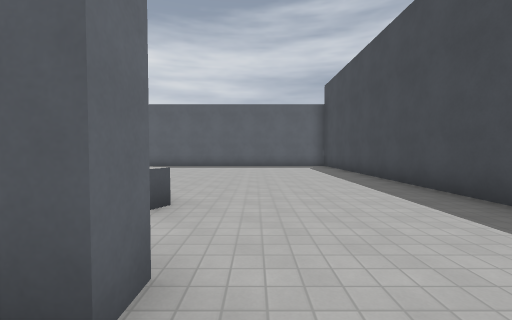
View 1 (above)

17 first-person views from a walk through a level from a Godot 3-D game. The camera is 1.4 m above the floor, tilts 2° down and sees 90° across. The floor is counted in squares, 2 m on a side. Each view is taken from the middle of a square. On the plan, view 1 faces up. The plan holds only what a view shows up to about 9 squares ahead; the rest is blank. Characters and animated objects are not drawn. Surface patterns are stand-ins for the level's own textures.

View 2
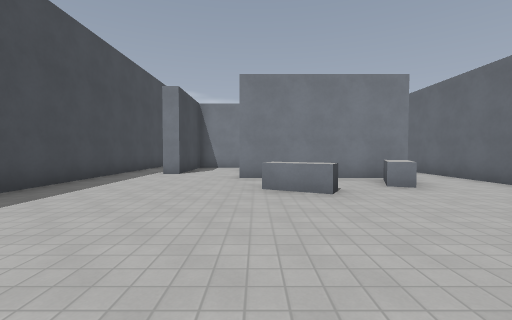

View 3
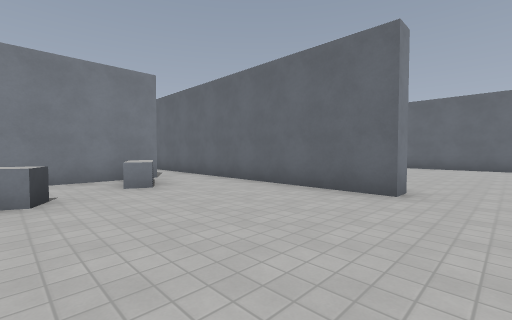

View 4
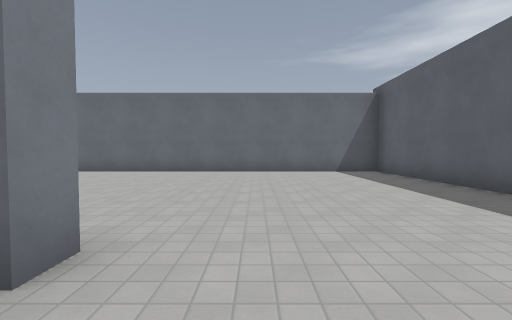

View 5
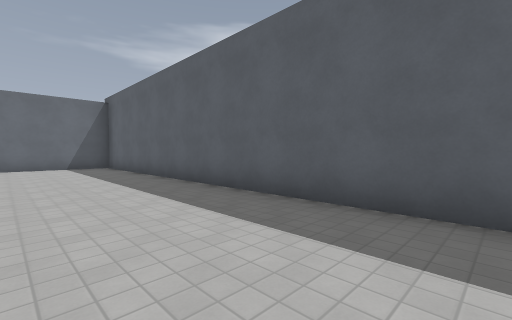

View 6
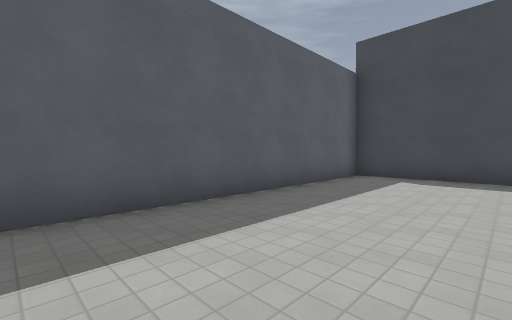

View 7
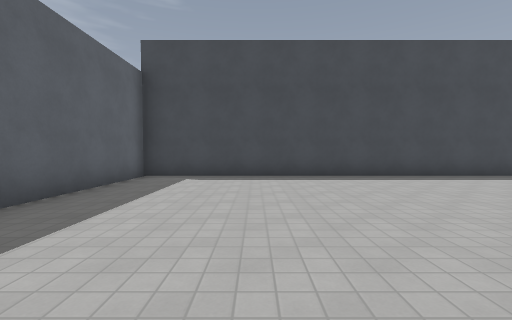

View 8
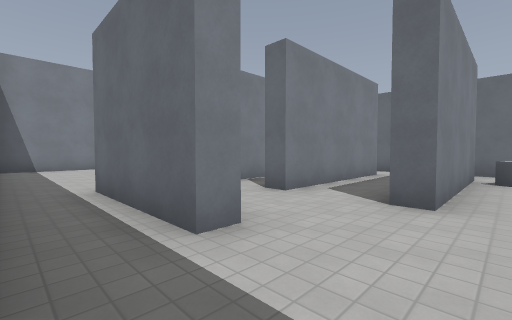

View 9
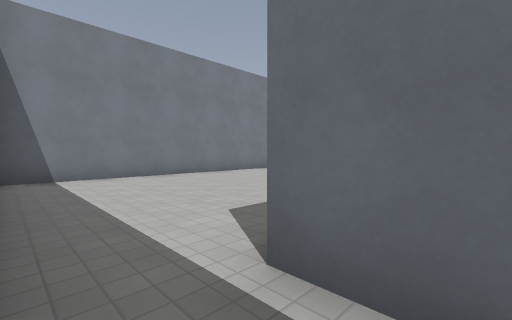

View 10
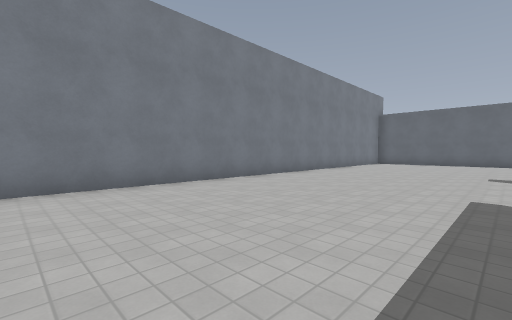

View 11
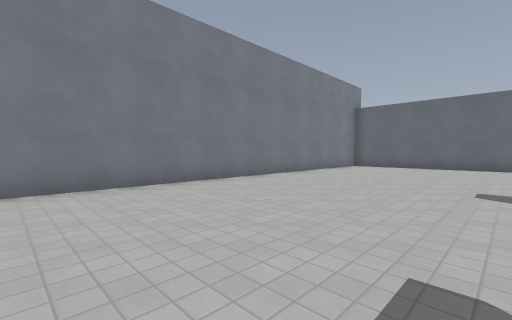

View 12
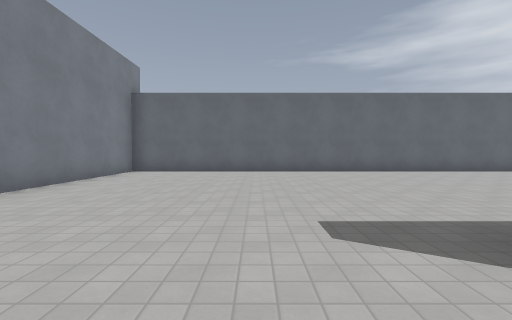

View 13
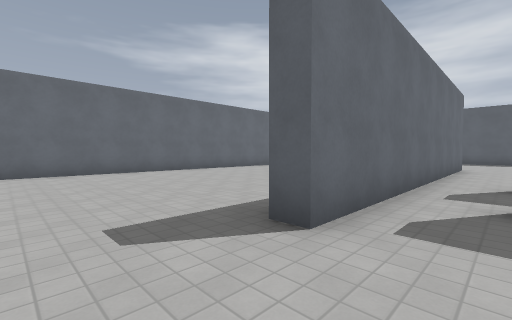

View 14
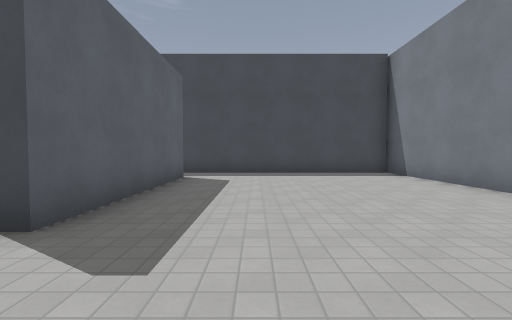

View 15
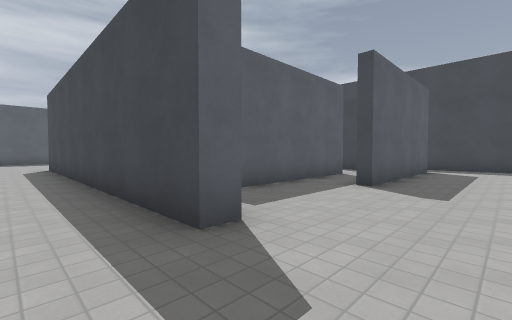

View 16
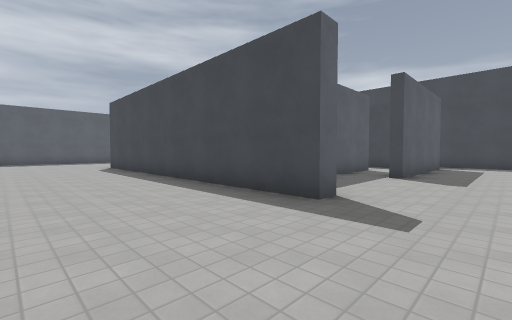

View 17
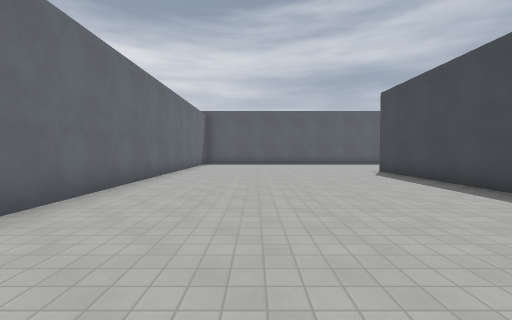

### Floor plan
Key: @ floor where view 1 was taken; # wall or solid block; . floor; = window, fence, low wall or low ledge; ^ raised ledge.
Columns run from 14 left of view 1 to 4 right of it. Each row starts with its distance up from view 1.
 13 ###################
 12 #.................#
 11 #.................#
 10 #.................#
  9 #.................#
  8 #.................#
  7 #.................#
  6 #......#..........#
  5 #......#..........#
  4 #......#....^.....#
  3 #......#..^.^=....#
  2 #......#..^.......#
  1 #......#..####....#
  0 #......#......@#..#
 -1 #......#..####.#..#
 -2 #......#.......#..#
 -3 #......#....####..#
 -4 #.................#
 -5 #.................#
 -6 #.................#
 -7 #.................#
 -8 #.................#
 -9 #.................#
-10 ###################

Positions as (right, up) in squares from view 1, and headings:
1: (0, 0), facing up
2: (-1, 8), facing down
3: (-2, 8), facing down-left
4: (-5, 8), facing left
5: (-2, 9), facing up-left
6: (-4, 9), facing up-right
7: (-4, 9), facing right
8: (3, 2), facing down-left
9: (3, -2), facing down-left
10: (1, -4), facing down-left
11: (-2, -4), facing down-left
12: (-5, -5), facing left
13: (-5, -5), facing up-left
14: (-5, -5), facing right
15: (-8, -5), facing up-right
16: (-10, -5), facing up-right
17: (-11, -2), facing up
